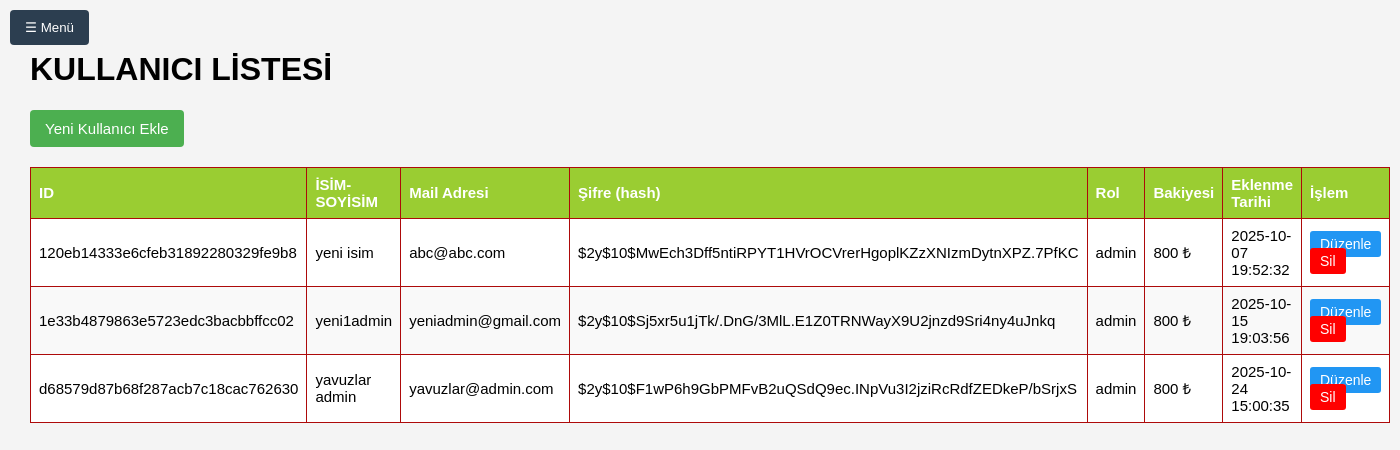
Screenshot of /adminpanel/admins.php (signed in) with the database file from the repository.
### tables this page shows
CREATE TABLE User (
        id TEXT PRIMARY KEY DEFAULT (lower(hex(randomblob(16)))),
        full_name TEXT NOT NULL,
        email TEXT NOT NULL UNIQUE,
        password TEXT NOT NULL,
        role TEXT NOT NULL,
        company_id TEXT NULL,
        balance DEFAULT 800,
        created_at TIMESTAMP DEFAULT CURRENT_TIMESTAMP,
        FOREIGN KEY (company_id) REFERENCES Bus_Company(id)
    );

### adminpanel/admins.php (the view, shortened to what this page needs)
<?php
require_once __DIR__ . '/../db(database)/includes/db.php';
try {
    $stmt = $db->prepare("SELECT * FROM User WHERE role = 'admin'");
    $stmt->execute();
    $users = $stmt->fetchAll(PDO::FETCH_ASSOC);
} catch (PDOException $e) {
    $error = "Veritabanı hatası: " . $e->getMessage();
}
?>
<!DOCTYPE html>
<html lang="tr">
<head>
</head>
<body>
<button id="toggleBtn">☰ Menü</button>
<div class="main">
    <h1>KULLANICI LİSTESİ</h1>
    <form method="POST" action="">
        <button type="submit" class="new-trip-btn">Yeni Kullanıcı Ekle</button>
    </form>
    <table>
        <thead>
            <tr>
                <th>ID</th>
                <th>İSİM-SOYİSİM</th>
                <th>Mail Adresi</th>
                <th>Şifre (hash)</th>
                <th>Rol</th>
                <th>Bakiyesi</th>
                <th>Eklenme Tarihi</th>
                <th>İşlem</th>
            </tr>
        </thead>
        <tbody>
            <?php if (!empty($users)): ?>
                <?php foreach ($users as $user): ?>
                    <tr>
                        <td><?= htmlspecialchars($user['id']) ?></td>
                        <td><?= htmlspecialchars($user['full_name']) ?></td>
                        <td><?= htmlspecialchars($user['email']) ?></td>
                        <td><?= htmlspecialchars($user['password']) ?></td>
                        <td><?= htmlspecialchars($user['role']) ?></td>
                        <td><?= htmlspecialchars($user['balance']) ?> ₺</td>
                        <td><?= htmlspecialchars($user['created_at']) ?></td>
                        <td>
                            <a href="useredit.php?id=<?= $user['id'] ?>" class="action-btn edit-btn">Düzenle</a>
                            <a href="?action=delete&id=<?= $user['id'] ?>" class="action-btn delete-btn" onclick="return confirm('Bu kullanıcıyı silmek istediğinizden emin misiniz?')">Sil</a>
                        </td>
                    </tr>
                <?php endforeach; ?>
            <?php else: ?>
                <tr><td colspan="8">Veritabanında kullanıcı bulunamadı.</td></tr>
            <?php endif; ?>
        </tbody>
    </table>
</div>
</body>
</html>

### adminpanel/admins.php (style rules this page uses)
body { margin: 0; font-family: Arial, sans-serif; background-color: #f4f4f4; }
#toggleBtn { position: fixed; top: 10px; left: 10px; z-index: 1001; background-color: #2c3e50; color: white; border: none; padding: 10px 15px; cursor: pointer; border-radius: 4px; }
.main { margin-left: 0; padding: 30px; transition: margin-left 0.3s ease; }
table { width: 100%; border-collapse: collapse; margin-top: 20px; background-color: white; }
th, td { border: 1px solid #ad0a0aff; padding: 8px; text-align: left; font-size: 15px; }
th { background-color: yellowgreen; color: white; }
tr:nth-child(even) { background-color: #f9f9f9; }
.action-btn { padding: 5px 10px; text-decoration: none; color: white; border-radius: 3px; font-size: 14px; }
.delete-btn { background-color: red; }
.edit-btn { background-color: #2196F3; }
.new-trip-btn { background-color: #4caf50; color: white; padding: 10px 15px; border: none; cursor: pointer; border-radius: 4px; font-size: 15px; }

### rows the page displays
user: id "120eb14333e6cfeb31892280329fe9b8", full_name "yeni isim", email "abc@abc.com", password "$2y$10$MwEch3Dff5ntiRPYT1HVrOCVrerHgoplKZzXNIzmDytnXPZ.7PfKC", role "admin", balance "800", created_at "2025-10-07 19:52:32"
user: id "1e33b4879863e5723edc3bacbbffcc02", full_name "yeni1admin", email "yeniadmin@gmail.com", password "$2y$10$Sj5xr5u1jTk/.DnG/3MlL.E1Z0TRNWayX9U2jnzd9Sri4ny4uJnkq", role "admin", balance "800", created_at "2025-10-15 19:03:56"
user: id "d68579d87b68f287acb7c18cac762630", full_name "yavuzlar admin", email "yavuzlar@admin.com", password "$2y$10$F1wP6h9GbPMFvB2uQSdQ9ec.INpVu3I2jziRcRdfZEDkeP/bSrjxS", role "admin", balance "800", created_at "2025-10-24 15:00:35"
